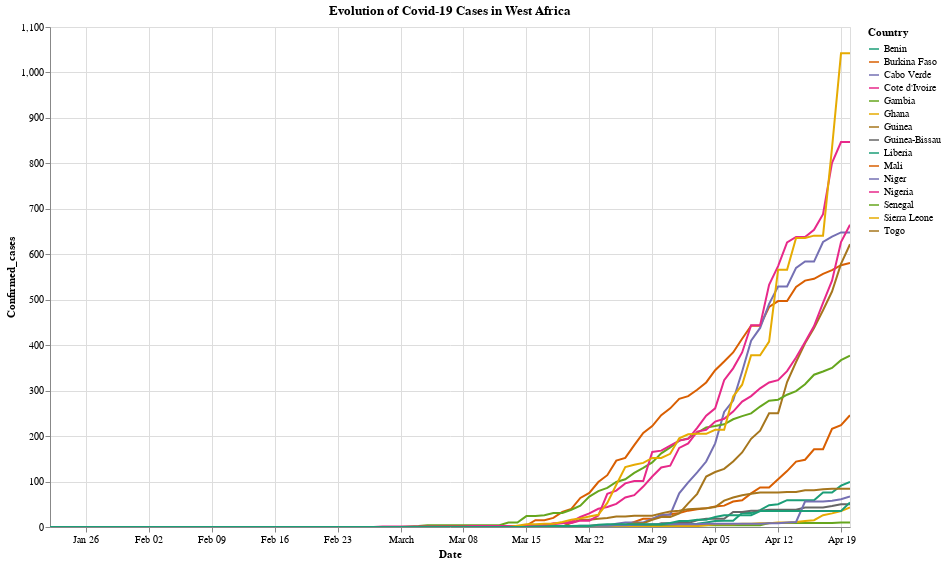

Notebook code for this chart:
### Code cell
source = covid_oa.sort_values(by = ['Confirmed_cases'])
alt.Chart(source).mark_line().encode(
    x = 'Date',
    y = 'Confirmed_cases',
    color = alt.Color('Country', scale=alt.Scale(scheme='dark2'))
).properties(width = 800, height=500, title = 'Evolution of Covid-19 Cases in West Africa').interactive()

### Figure 1 — Vega-Lite specification as saved in the notebook (floating-point values rounded to 4 significant figures; data arrays with more than 128 entries replaced by an {"elided": "..."} marker saying what was removed)
{"config": {"view": {"continuousWidth": 400, "continuousHeight": 300}}, "data": {"name": "data-cd9df5bd8f209e20109a01205127ac94"}, "mark": "line", "encoding": {"color": {"type": "nominal", "field": "Country", "scale": {"scheme": "dark2"}}, "x": {"type": "temporal", "field": "Date"}, "y": {"type": "quantitative", "field": "Confirmed_cases"}}, "height": 500, "selection": {"selector005": {"type": "interval", "bind": "scales", "encodings": ["x", "y"]}}, "title": "Evolution of Covid-19 Cases in West Africa", "width": 800, "$schema": "https://vega.github.io/schema/vega-lite/v4.0.2.json", "datasets": {"data-cd9df5bd8f209e20109a01205127ac94": {"elided": "1350 records"}}}
